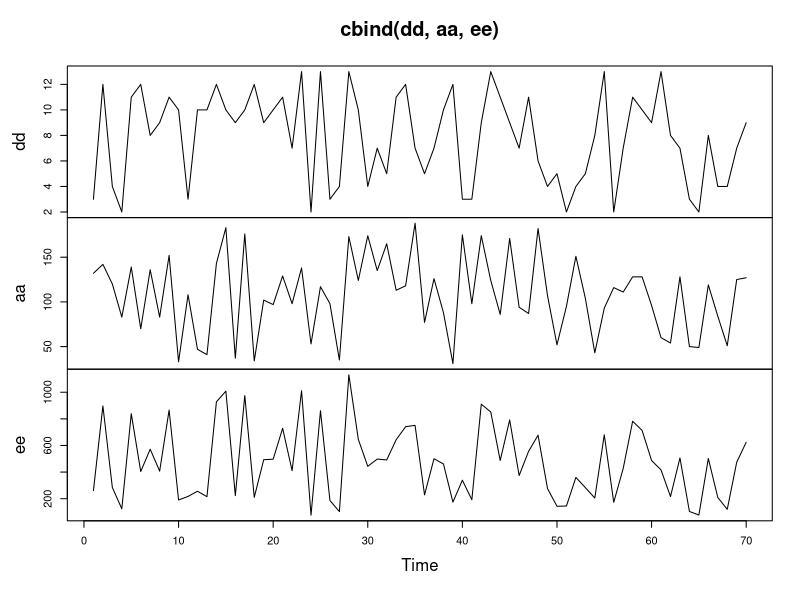
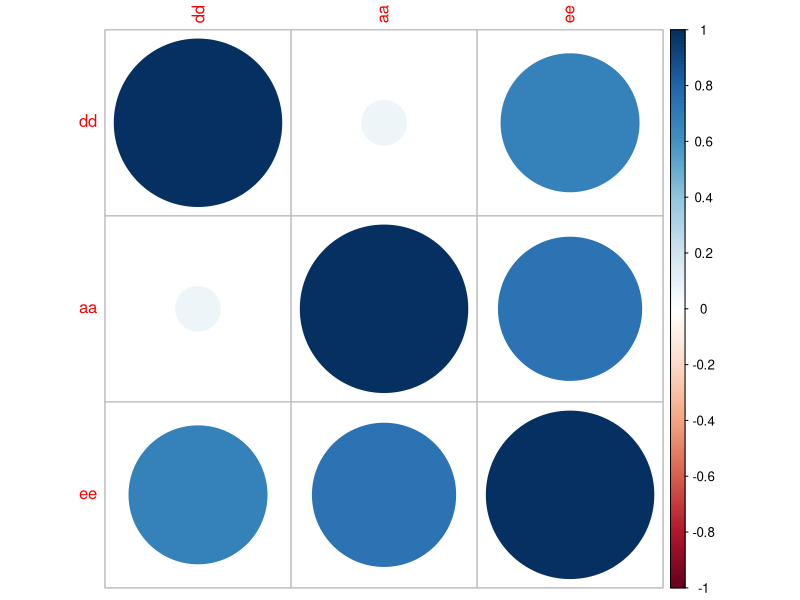

The R script that drew these images, in order: (Note: this script raises an error after producing the figures.)

set.seed(666)

nn <- 1000

tt <- 70

ee <- rep(NA, tt)

cc <- matrix(NA, nn, 2)

for(i in 1:nn) {
  
  dd <- sample(seq(2,13), tt, replace = TRUE)
  aa <- sample(seq(27,190), tt, replace = TRUE)
  
  for(t in 1:tt) {
    ee[t] <- sum(sample(seq(dd[t]), aa[t], replace = TRUE))
  }
  
  cc[i,1] <- cor(dd, ee)
  cc[i,2] <- cor(aa, ee)

}

## median & 90% quantiles
quantile(cc[,1], c(5, 50, 95) / 100)
quantile(cc[,2], c(5, 50, 95) / 100)

plot.ts(cbind(dd, aa, ee))

corrplot::corrplot(cor(cbind(dd, aa, ee)))


plot.ts(cbind(raw_data$days, raw_data$members))

